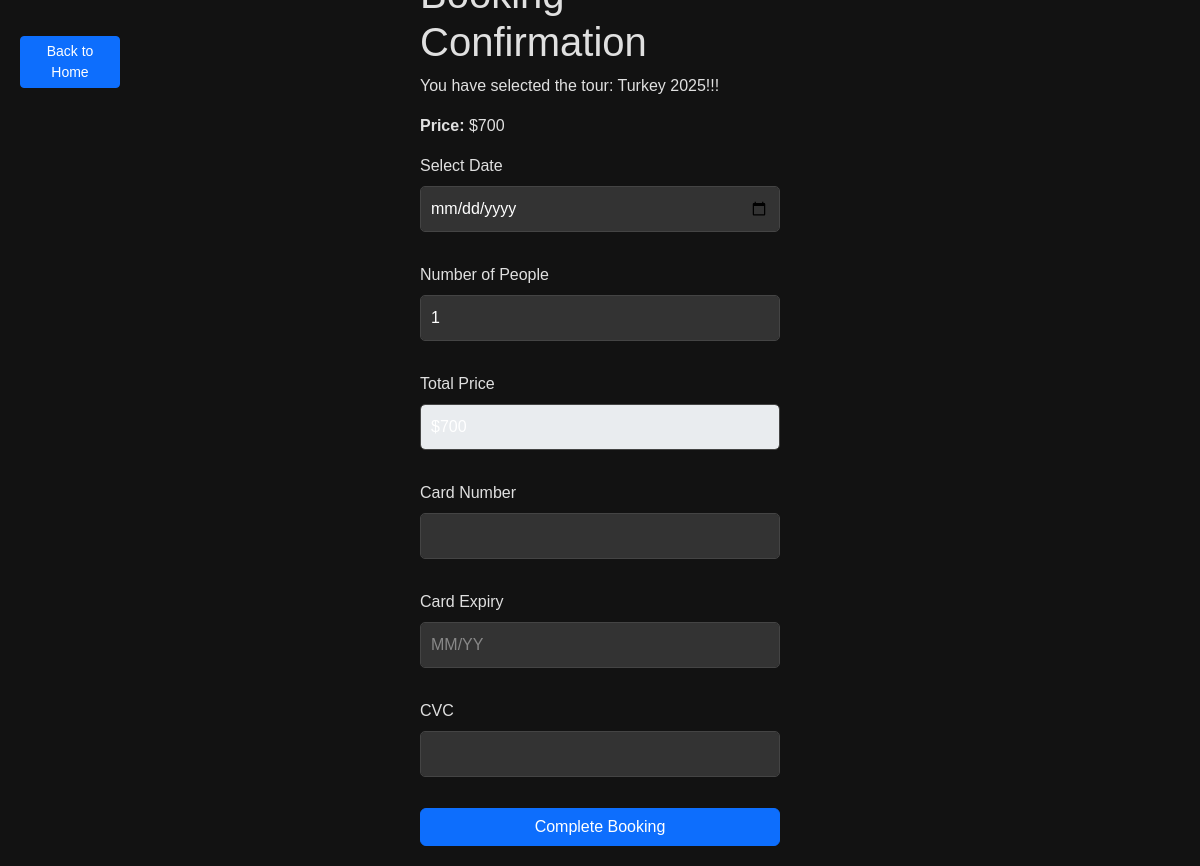
The app's page /book-tour/3 with its own data.
### db.py (models this page shows)
class Tour(Base):
    __tablename__ = "tours"
    id = Column(Integer, primary_key=True, index=True)
    text = Column(String)
    price = Column(Integer)
    image = Column(String)
    bookings = relationship("Booking", back_populates="tour")

### views.py (the view)
@app.get('/book-tour/{tour_id}', response_class=HTMLResponse)
async def book_tour(request: Request, tour_id: int, db: Session = Depends(get_db)):
    tour = db.query(Tour).filter(Tour.id == tour_id).first()
    if not tour:
        return templates.TemplateResponse(
            "error.html",  # Создайте error.html, если у вас его нет
            {"request": request, "message": "Tour not found!"}
        )
    return templates.TemplateResponse(
        "bookTour.html",  # Рендерим страницу бронирования с деталями тура
        {"request": request, "tour": tour}
    )

### templates/bookTour.html (shortened to what this page needs)
{% extends 'base.html' %}
{% block content %}
<div class="wrapper">
    <div class="main-content">
        <h1>Booking Confirmation</h1>
        <p>You have selected the tour: {{ tour.text }}</p>
        <p><strong>Price:</strong> ${{ tour.price }}</p>
        <form action="/book-tour/{{ tour.id }}" method="post" id="paymentForm">
            <div class="mb-3">
                <label for="tourDate" class="form-label">Select Date</label>
                <input type="date" id="tourDate" name="tour_date" class="form-control" required>
            </div>
            <div class="mb-3">
                <label for="peopleCount" class="form-label">Number of People</label>
                <input type="number" id="peopleCount" name="people_count" class="form-control" value="1" min="1" required>
            </div>
            <div class="mb-3">
                <label for="totalPrice" class="form-label">Total Price</label>
                <input type="text" id="totalPrice" class="form-control" value="${{ tour.price }}" disabled>
            </div>
            <div class="mb-3">
                <label for="cardNumber" class="form-label">Card Number</label>
                <input type="text" id="cardNumber" name="card_number" class="form-control" required>
            </div>
            <div class="mb-3">
                <label for="cardExpiry" class="form-label">Card Expiry</label>
                <input type="text" id="cardExpiry" name="card_expiry" class="form-control" placeholder="MM/YY" required>
            </div>
            <div class="mb-3">
                <label for="cardCVC" class="form-label">CVC</label>
                <input type="text" id="cardCVC" name="card_cvc" class="form-control" required>
            </div>
            <button type="submit" class="btn btn-primary">Complete Booking</button>
        </form>
    </div>
</div>
{% endblock %}

### static/css/style.css (style rules this page uses)
* { margin: 0; padding: 0; box-sizing: border-box; }
body { background-color: #121212; color: #e0e0e0; font-family: 'Arial', sans-serif; display: flex; min-height: 100vh; }
form { display: flex; flex-direction: column; }
form .form-label { font-size: 1rem; color: #e0e0e0; }
form .form-control { background-color: #333; color: #fff; border: 1px solid #444; border-radius: 5px; padding: 10px; margin-bottom: 15px; font-size: 1rem; }
form .form-control::placeholder { color: #888; }
body { background-color: #121212; display: flex; justify-content: center; align-items: center; height: 100vh; }

### records on screen
Tour: text "Turkey 2025!!!", price "700", price "$700"
